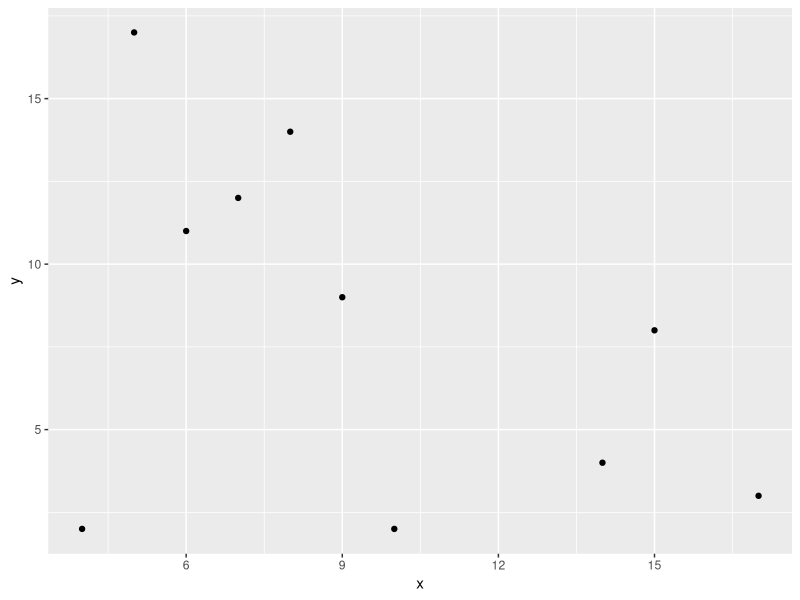
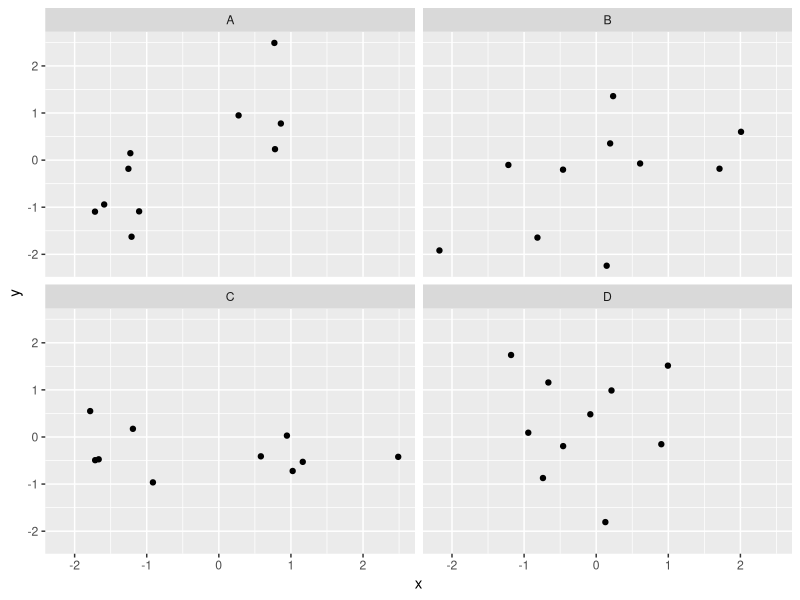
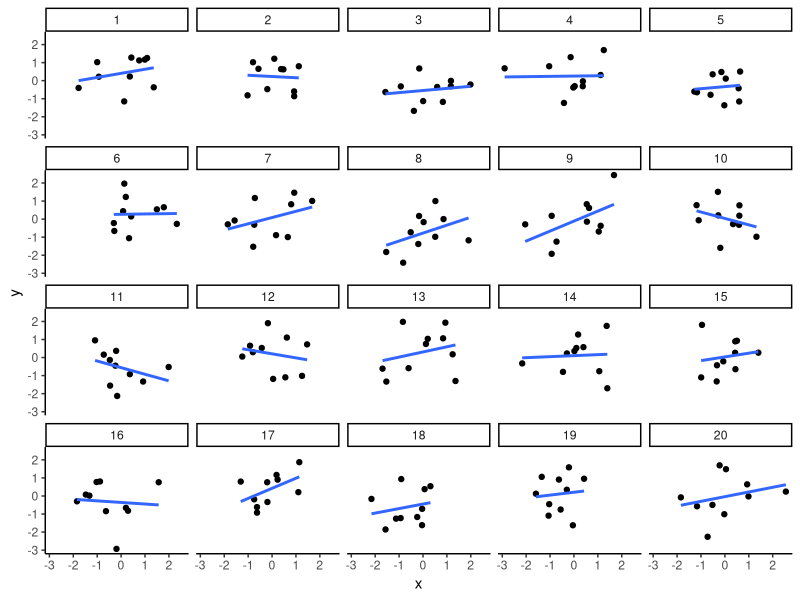
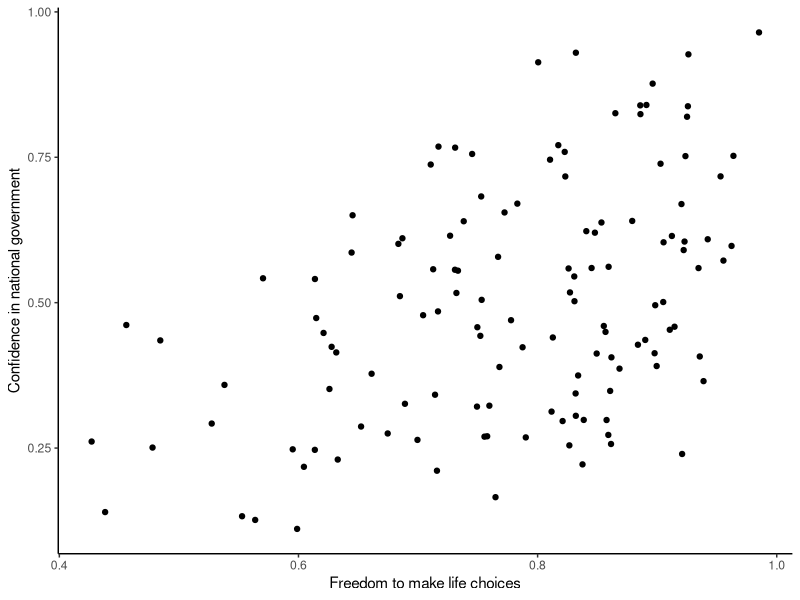
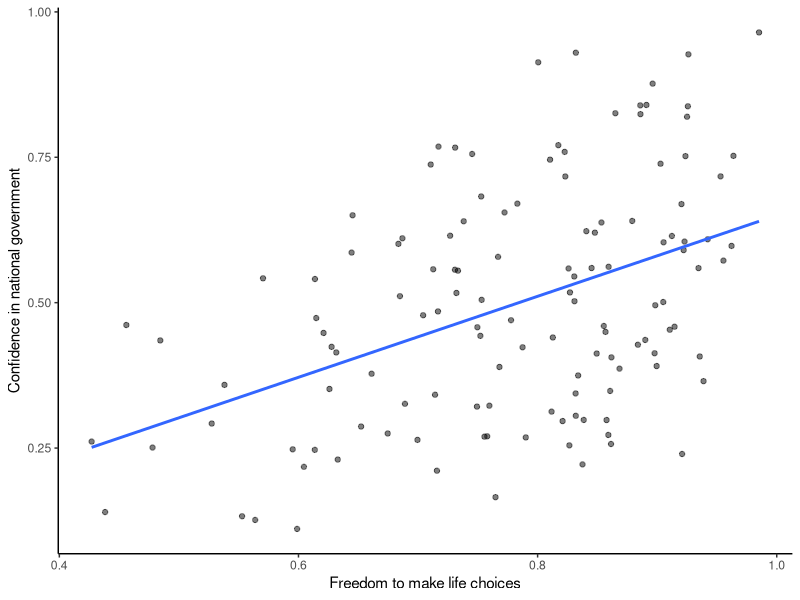
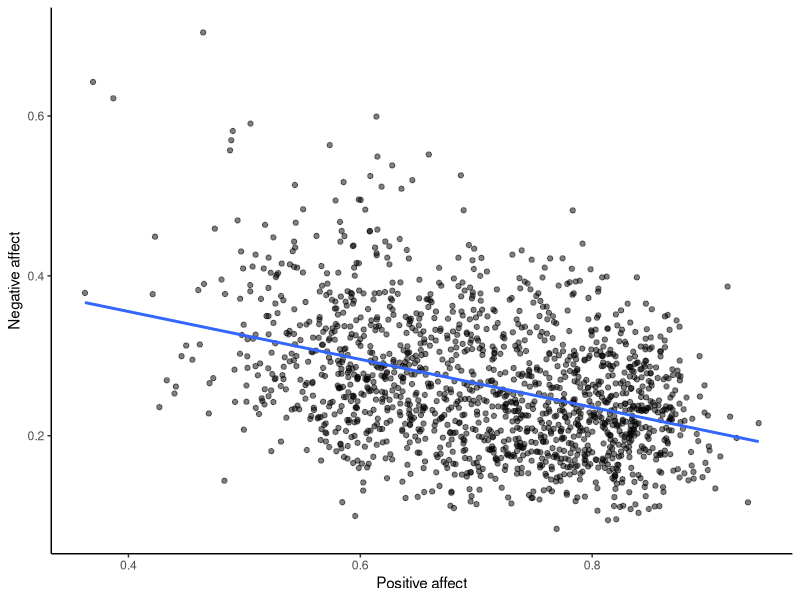

Write the R code that produced these figures, in order.
## ---- chunk 1
knitr::opts_chunk$set(echo = TRUE)
## ---- chunk 2
x <- c(4,15,5,14,9,8,17,10,6,7)
y <- c(2,8,17,4,9,14,3,2,11,12)
x
y
## ---- chunk 3
library(ggplot2)
# create a data frame for plotting
my_df <- data.frame(x,y)
# plot it
ggplot(my_df, aes(x=x,y=y))+
  geom_point()
## ---- chunk 4
x<-rnorm(40,0,1)
y<-rnorm(40,0,1)
conditions<-rep(c("A", "B", "C","D"), each=10)
x
y
conditions

## ---- chunk 5
all_df <- data.frame(conditions, x, y)
# the following displays it nicely
knitr::kable(all_df)

## ---- chunk 6
ggplot(all_df, aes(x=x,y=y))+
  geom_point()+
  facet_wrap(~conditions)
## ---- chunk 7
x<-rnorm(10*20,0,1)
y<-rnorm(10*20,0,1)
conditions<-rep(1:20, each=10)
all_df <- data.frame(conditions, x, y)
head(all_df)
ggplot(all_df, aes(x=x,y=y))+
  geom_point()+
  geom_smooth(method=lm, se=FALSE)+
  facet_wrap(~conditions)+
  theme_classic()
## ---- chunk 8
library(data.table)
whr18_data <- fread('WHR2018.csv')
## ---- chunk 9
dim(whr18_data)
colnames(whr18_data)
head(whr18_data)
## ---- chunk 10
# remove the NAs values
library(dplyr)
smaller_df <- whr18_data %>%
               select(country, year,
                      `Freedom to make life choices`,
                      `Confidence in national government`) %>%
               filter(!is.na(`Freedom to make life choices`),
                      !is.na(`Confidence in national government`))

smaller_df <- smaller_df %>% filter(year=='2017')
smaller_df
## ---- chunk 11
# we make the plot
ggplot(smaller_df, aes(x=`Freedom to make life choices`,
                     y=`Confidence in national government`))+
  geom_point()+
  theme_classic()
## ---- chunk 12

# plot the data with the best-fit line
ggplot(smaller_df, aes(x=`Freedom to make life choices`,
                     y=`Confidence in national government`))+
  geom_point(alpha=.5)+
  geom_smooth(method=lm, se=FALSE)+
  theme_classic()
## ---- chunk 13
# select DVs and filter for NAs
smaller_df <- whr18_data %>%
               select(country,
                      `Positive affect`,
                      `Negative affect`) %>%
               filter(!is.na(`Positive affect`),
                      !is.na(`Negative affect`))
# plot the data with the best-fit line
ggplot(smaller_df, aes(x=`Positive affect`,
                     y=`Negative affect`))+
  geom_point(alpha=.5)+
  geom_smooth(method=lm, se=FALSE)+
  theme_classic()
